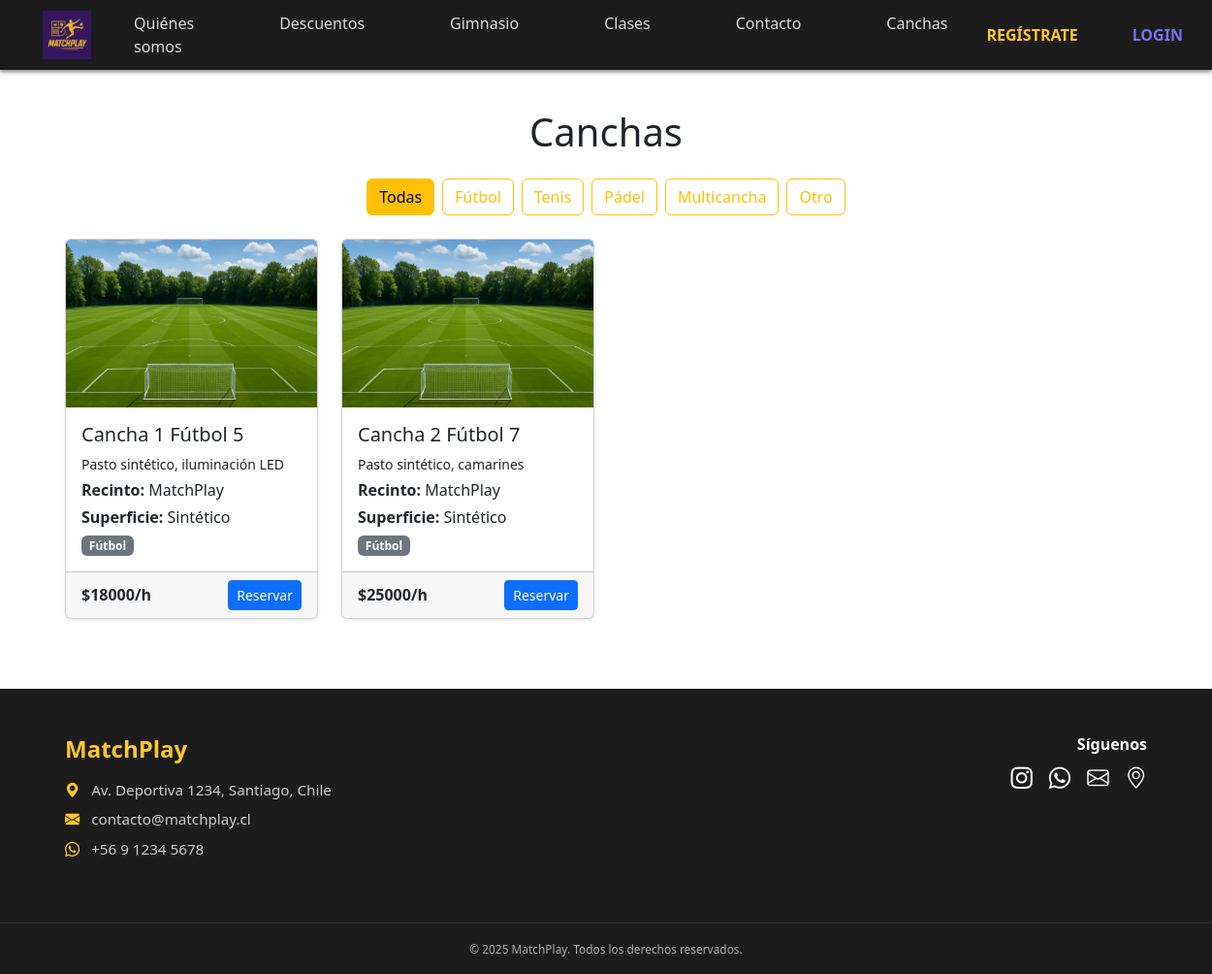
/canchas/, run on the app's committed database.
### core/models.py (models this page shows, shortened)
class Cancha(models.Model):
    class Deporte(models.TextChoices):
        FUTBOL = "FUTBOL", "Fútbol"
        TENIS = "TENIS", "Tenis"
        PADEL = "PADEL", "Pádel"
        MULTI = "MULTI", "Multicancha"
        OTRO = "OTRO", "Otro"
    recinto = models.ForeignKey(Recinto, on_delete=models.CASCADE, related_name="canchas")
    nombre = models.CharField(max_length=120)
    descripcion = models.TextField(blank=True)
    deporte = models.CharField(max_length=12, choices=Deporte.choices, default=Deporte.FUTBOL)
    tipo_superficie = models.CharField(max_length=60, blank=True)
    precio_hora = models.DecimalField(max_digits=10, decimal_places=2, default=0, validators=[MinValueValidator(0)])
    duracion_tramo_min = models.PositiveIntegerField(default=60, validators=[MinValueValidator(15), MaxValueValidator(240)])
    activa = models.BooleanField(default=True)
    creado_en = models.DateTimeField(auto_now_add=True)
    actualizado_en = models.DateTimeField(auto_now=True)
    class Meta:
        verbose_name = "Cancha"
        verbose_name_plural = "Canchas"
        unique_together = (("recinto", "nombre"),)
        ordering = ("recinto__nombre", "nombre")

class Recinto(models.Model):
    nombre = models.CharField(max_length=120)
    direccion = models.CharField(max_length=255, blank=True)
    comuna = models.CharField(max_length=120, blank=True)
    telefono = models.CharField(max_length=30, blank=True)
    email = models.EmailField(blank=True)
    url_maps = models.URLField(blank=True)
    hora_apertura = models.TimeField(default=time(8, 0))   # 08:00
    hora_cierre = models.TimeField(default=time(23, 0))    # 23:00
    activo = models.BooleanField(default=True)
    creado_en = models.DateTimeField(auto_now_add=True)
    actualizado_en = models.DateTimeField(auto_now=True)
    class Meta:
        verbose_name = "Recinto"
        verbose_name_plural = "Recintos"
        ordering = ("nombre",)

### core/views.py (the view)
# urls.py: path("canchas/", views.canchas, name="canchas"),
def canchas(request, deporte: str | None = None):
    qs = Cancha.objects.select_related("recinto").filter(activa=True)
    deportes = {c[0]: c[1] for c in Cancha.Deporte.choices}  # {"FUTBOL": "Fútbol", ...}
    deporte_slug = None
    if deporte:
        deporte_slug = deporte.upper()
        qs = qs.filter(deporte=deporte_slug)
    return render(
        request,
        "core/canchas/lista.html",
        {
            "canchas": qs.order_by("recinto__nombre", "nombre"),
            "deportes": deportes,
            "deporte_actual": deporte_slug,
        },
    )

### core/templates/core/canchas/lista.html (shortened to what this page needs)
{% extends "core/base.html" %}
{% load static %}
{% block content %}
<div class="container py-4">
  <h1 class="text-center mb-4">Canchas</h1>
  <div class="d-flex flex-wrap justify-content-center gap-2 mb-4">
    <a
      class="btn {% if not deporte_actual %}btn-warning{% else %}btn-outline-warning{% endif %}"
      href="{% url 'canchas' %}"
      {% if not deporte_actual %}aria-current="page"{% endif %}
    >Todas</a>
    {% for code, label in deportes.items %}
      <a
        class="btn {% if deporte_actual == code %}btn-warning{% else %}btn-outline-warning{% endif %}"
        href="{% url 'canchas_por_deporte' deporte=code|lower %}"
      >{{ label }}</a>
    {% endfor %}
  </div>
  {% if canchas %}
    <div class="row g-4">
      {% for c in canchas %}
        <div class="col-12 col-sm-6 col-lg-3">
          <div class="card h-100 shadow-sm">
            <img src="{% static 'core/img/canchafut.webp' %}" class="card-img-top" alt="{{ c.nombre }}">
            <div class="card-body">
              <h5 class="card-title">{{ c.nombre }}</h5>
              <p class="card-text small mb-1">{{ c.descripcion|default:"" }}</p>
              <p class="mb-1"><strong>Recinto:</strong> {{ c.recinto.nombre }}</p>
              <p class="mb-1"><strong>Superficie:</strong> {{ c.tipo_superficie|default:"-" }}</p>
              <span class="badge text-bg-secondary">{{ c.get_deporte_display }}</span>
            </div>
            <div class="card-footer d-flex justify-content-between align-items-center">
              <span class="fw-bold">${{ c.precio_hora|floatformat:0 }}/h</span>
              <a class="btn btn-sm btn-primary" href="{% url 'cancha_detalle' c.id %}">Reservar</a>
            </div>
          </div>
        </div>
      {% endfor %}
    </div>
  {% endif %}
</div>
{% endblock %}

### core/templates/core/base.html (shortened to what this page needs)
<!DOCTYPE html>
{% load static %}
<html lang="es">
<head>
    <link href="https://cdn.jsdelivr.net/npm/bootstrap@5.3.2/dist/css/bootstrap.min.css" rel="stylesheet">
    <link rel="stylesheet" href="https://cdn.jsdelivr.net/npm/bootstrap-icons@1.10.5/font/bootstrap-icons.css">
    <link rel="stylesheet" href="{% static 'core/css/style.css' %}">
</head>
<body>
<nav class="navbar navbar-expand-lg navbar-dark bg-dark py-1">
  <div class="container-fluid">
    <a class="navbar-brand me-4 d-flex align-items-center" href="{% url 'index' %}">
      <img src="{% static 'core/img/logo.png' %}" alt="Logo" class="logo-navbar">
    </a>
    <div class="collapse navbar-collapse justify-content-center" id="navbarNav">
      <ul class="navbar-nav d-flex gap-5">
        <li class="nav-item"><a class="nav-link" href="#">Quiénes somos</a></li>
        <li class="nav-item"><a class="nav-link" href="#">Descuentos</a></li>
        <li class="nav-item"><a class="nav-link" href="#">Gimnasio</a></li>
        <li class="nav-item"><a class="nav-link" href="#">Clases</a></li>
        <li class="nav-item"><a class="nav-link" href="#">Contacto</a></li>
        <li class="nav-item"><a class="nav-link" href="{% url 'canchas' %}">Canchas</a></li>
      </ul>
      <ul class="navbar-nav ms-auto d-flex gap-3">
        {% if user.is_authenticated %}
          <li class="nav-item">
            <a class="nav-link" href="{% url 'mis_reservas' %}">Mis reservas</a>
          </li>
          <li class="nav-item">
            <a class="nav-link fw-bold nav-login" href="{% url 'logout' %}">Salir</a>
          </li>
        {% else %}
          <li class="nav-item">
            <a class="nav-link fw-bold nav-register" href="{% url 'signup' %}">REGÍSTRATE</a>
          </li>
          <li class="nav-item">
            <a class="nav-link fw-bold nav-login" href="{% url 'login' %}">LOGIN</a>
          </li>
        {% endif %}
      </ul>
    </div>
  </div>
</nav>
<main>
  {% block content %}{% endblock %}
</main>
<footer class="footer text-white pt-5 mt-5">
  <div class="container">
    <div class="row align-items-start">
      <div class="col-md-6 mb-4">
        <h5 class="footer-brand">MatchPlay</h5>
        <ul class="list-unstyled footer-contact">
          <li><i class="bi bi-geo-alt-fill"></i> Av. Deportiva 1234, Santiago, Chile</li>
          <li><i class="bi bi-envelope-fill"></i> contacto@matchplay.cl</li>
          <li><i class="bi bi-whatsapp"></i> +56 9 1234 5678</li>
        </ul>
      </div>
      <div class="col-md-6 mb-4 text-md-end">
        <h6 class="fw-bold">Síguenos</h6>
        <div class="footer-social">
          <a href="#"><i class="bi bi-instagram"></i></a>
          <a href="#"><i class="bi bi-whatsapp"></i></a>
          <a href="mailto:contacto@matchplay.cl"><i class="bi bi-envelope"></i></a>
          <a href="#"><i class="bi bi-geo-alt"></i></a>
        </div>
      </div>
    </div>
  </div>
  <div class="footer-bottom text-center py-3 mt-4">
    <small>&copy; 2025 MatchPlay. Todos los derechos reservados.</small>
  </div>
</footer>
</body>
</html>

### core/static/core/css/style.css (style rules this page uses)
body { font-family: 'Segoe UI', sans-serif; }
.navbar { padding: 1rem 2rem; background-color: #1c1c1c !important; box-shadow: 0 2px 4px rgba(0, 0, 0, 0.5); }
.navbar-brand img { height: 50px; transition: transform 0.3s ease; }
.navbar-nav .nav-link { color: #dcdcdc; font-weight: 500; margin: 0 12px; transition: color 0.3s ease; }
.nav-register { color: #ffc72c !important; font-weight: bold; transition: color 0.3s ease; }
.nav-login { color: #7674ee !important; font-weight: bold; transition: color 0.3s ease; }
.navbar-collapse { align-items: center; }
.footer { background: #1c1c1c; position: relative; }
.footer-brand { font-size: 1.5rem; font-weight: 800; color: #ffc72c; margin-bottom: 1rem; }
.footer-contact li { margin-bottom: .5rem; color: #ccc; font-size: .95rem; }
.footer-contact i { color: #ffc72c; margin-right: .5rem; }
.footer-social a { display: inline-block; margin-left: .8rem; font-size: 1.4rem; color: #fff; transition: color .3s ease; }
.footer-bottom { border-top: 1px solid rgba(255,255,255,.1); font-size: .85rem; color: #aaa; }

### data on the page
Cancha: nombre "Cancha 1 Fútbol 5", descripcion "Pasto sintético, iluminación LED", recinto.nombre "MatchPlay", tipo_superficie "Sintético", deporte "Fútbol", precio_hora "18000"
Cancha: nombre "Cancha 2 Fútbol 7", descripcion "Pasto sintético, camarines", recinto.nombre "MatchPlay", tipo_superficie "Sintético", deporte "Fútbol", precio_hora "25000"

### other printed values
{{ label }} "Fútbol" "Tenis" "Pádel" "Multicancha" "Otro"
